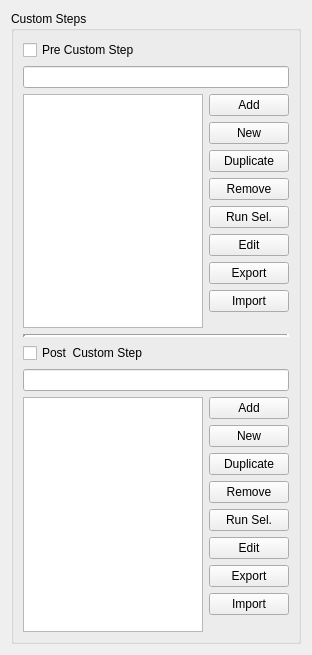
<?xml version="1.0" encoding="UTF-8"?>
<ui version="4.0">
 <class>Form</class>
 <widget class="QWidget" name="Form">
  <property name="geometry">
   <rect>
    <x>0</x>
    <y>0</y>
    <width>312</width>
    <height>655</height>
   </rect>
  </property>
  <property name="windowTitle">
   <string>Form</string>
  </property>
  <layout class="QGridLayout" name="gridLayout">
   <item row="0" column="0">
    <widget class="QGroupBox" name="groupBox">
     <property name="title">
      <string>Custom Steps</string>
     </property>
     <layout class="QGridLayout" name="gridLayout_2">
      <item row="0" column="0">
       <layout class="QVBoxLayout" name="verticalLayout_3">
        <item>
         <layout class="QVBoxLayout" name="verticalLayout">
          <item>
           <widget class="QCheckBox" name="preCustomStep_checkBox">
            <property name="text">
             <string>Pre Custom Step</string>
            </property>
           </widget>
          </item>
          <item>
           <widget class="QLineEdit" name="preSearch_lineEdit">
            <property name="sizePolicy">
             <sizepolicy hsizetype="Minimum" vsizetype="Fixed">
              <horstretch>0</horstretch>
              <verstretch>0</verstretch>
             </sizepolicy>
            </property>
           </widget>
          </item>
          <item>
           <layout class="QHBoxLayout" name="preCustomStep_horizontalLayout">
            <item>
             <layout class="QVBoxLayout" name="preCustomStep_verticalLayout_1">
              <item>
               <widget class="QListWidget" name="preCustomStep_listWidget">
                <property name="dragDropOverwriteMode">
                 <bool>true</bool>
                </property>
                <property name="dragDropMode">
                 <enum>QAbstractItemView::InternalMove</enum>
                </property>
                <property name="defaultDropAction">
                 <enum>Qt::MoveAction</enum>
                </property>
                <property name="alternatingRowColors">
                 <bool>true</bool>
                </property>
                <property name="selectionMode">
                 <enum>QAbstractItemView::ExtendedSelection</enum>
                </property>
                <property name="isWrapping" stdset="0">
                 <bool>false</bool>
                </property>
                <property name="viewMode">
                 <enum>QListView::ListMode</enum>
                </property>
               </widget>
              </item>
             </layout>
            </item>
            <item>
             <layout class="QVBoxLayout" name="preCustomStep_verticalLayout_2">
              <item>
               <widget class="QPushButton" name="preCustomStepAdd_pushButton">
                <property name="text">
                 <string>Add</string>
                </property>
               </widget>
              </item>
              <item>
               <widget class="QPushButton" name="preCustomStepNew_pushButton">
                <property name="text">
                 <string>New</string>
                </property>
               </widget>
              </item>
              <item>
               <widget class="QPushButton" name="preCustomStepDuplicate_pushButton">
                <property name="text">
                 <string>Duplicate</string>
                </property>
               </widget>
              </item>
              <item>
               <widget class="QPushButton" name="preCustomStepRemove_pushButton">
                <property name="text">
                 <string>Remove</string>
                </property>
               </widget>
              </item>
              <item>
               <widget class="QPushButton" name="preCustomStepRun_pushButton">
                <property name="text">
                 <string>Run Sel.</string>
                </property>
               </widget>
              </item>
              <item>
               <widget class="QPushButton" name="preCustomStepEdit_pushButton">
                <property name="text">
                 <string>Edit</string>
                </property>
               </widget>
              </item>
              <item>
               <widget class="QPushButton" name="preCustomStepExport_pushButton">
                <property name="text">
                 <string>Export</string>
                </property>
               </widget>
              </item>
              <item>
               <widget class="QPushButton" name="preCustomStepImport_pushButton">
                <property name="text">
                 <string>Import</string>
                </property>
               </widget>
              </item>
              <item>
               <spacer name="preCustomStep_verticalSpacer">
                <property name="orientation">
                 <enum>Qt::Vertical</enum>
                </property>
                <property name="sizeHint" stdset="0">
                 <size>
                  <width>20</width>
                  <height>40</height>
                 </size>
                </property>
               </spacer>
              </item>
             </layout>
            </item>
           </layout>
          </item>
         </layout>
        </item>
        <item>
         <widget class="Line" name="line">
          <property name="lineWidth">
           <number>3</number>
          </property>
          <property name="midLineWidth">
           <number>0</number>
          </property>
          <property name="orientation">
           <enum>Qt::Horizontal</enum>
          </property>
         </widget>
        </item>
        <item>
         <layout class="QVBoxLayout" name="verticalLayout_2">
          <item>
           <widget class="QCheckBox" name="postCustomStep_checkBox">
            <property name="text">
             <string>Post  Custom Step</string>
            </property>
           </widget>
          </item>
          <item>
           <widget class="QLineEdit" name="postSearch_lineEdit">
            <property name="sizePolicy">
             <sizepolicy hsizetype="Minimum" vsizetype="Fixed">
              <horstretch>0</horstretch>
              <verstretch>0</verstretch>
             </sizepolicy>
            </property>
           </widget>
          </item>
          <item>
           <layout class="QHBoxLayout" name="preCustomStep_horizontalLayout_2">
            <item>
             <layout class="QVBoxLayout" name="preCustomStep_verticalLayout_3">
              <item>
               <widget class="QListWidget" name="postCustomStep_listWidget">
                <property name="dragDropOverwriteMode">
                 <bool>true</bool>
                </property>
                <property name="dragDropMode">
                 <enum>QAbstractItemView::InternalMove</enum>
                </property>
                <property name="defaultDropAction">
                 <enum>Qt::MoveAction</enum>
                </property>
                <property name="alternatingRowColors">
                 <bool>true</bool>
                </property>
                <property name="selectionMode">
                 <enum>QAbstractItemView::ExtendedSelection</enum>
                </property>
                <property name="viewMode">
                 <enum>QListView::ListMode</enum>
                </property>
                <property name="wordWrap">
                 <bool>false</bool>
                </property>
                <property name="selectionRectVisible">
                 <bool>false</bool>
                </property>
               </widget>
              </item>
             </layout>
            </item>
            <item>
             <layout class="QVBoxLayout" name="preCustomStep_verticalLayout_4">
              <item>
               <widget class="QPushButton" name="postCustomStepAdd_pushButton">
                <property name="text">
                 <string>Add</string>
                </property>
               </widget>
              </item>
              <item>
               <widget class="QPushButton" name="postCustomStepNew_pushButton">
                <property name="text">
                 <string>New</string>
                </property>
               </widget>
              </item>
              <item>
               <widget class="QPushButton" name="postCustomStepDuplicate_pushButton">
                <property name="text">
                 <string>Duplicate</string>
                </property>
               </widget>
              </item>
              <item>
               <widget class="QPushButton" name="postCustomStepRemove_pushButton">
                <property name="text">
                 <string>Remove</string>
                </property>
               </widget>
              </item>
              <item>
               <widget class="QPushButton" name="postCustomStepRun_pushButton">
                <property name="text">
                 <string>Run Sel.</string>
                </property>
               </widget>
              </item>
              <item>
               <widget class="QPushButton" name="postCustomStepEdit_pushButton">
                <property name="text">
                 <string>Edit</string>
                </property>
               </widget>
              </item>
              <item>
               <widget class="QPushButton" name="postCustomStepExport_pushButton">
                <property name="text">
                 <string>Export</string>
                </property>
               </widget>
              </item>
              <item>
               <widget class="QPushButton" name="postCustomStepImport_pushButton">
                <property name="text">
                 <string>Import</string>
                </property>
               </widget>
              </item>
              <item>
               <spacer name="preCustomStep_verticalSpacer_2">
                <property name="orientation">
                 <enum>Qt::Vertical</enum>
                </property>
                <property name="sizeHint" stdset="0">
                 <size>
                  <width>20</width>
                  <height>40</height>
                 </size>
                </property>
               </spacer>
              </item>
             </layout>
            </item>
           </layout>
          </item>
         </layout>
        </item>
       </layout>
      </item>
     </layout>
    </widget>
   </item>
  </layout>
 </widget>
 <resources/>
 <connections/>
</ui>
